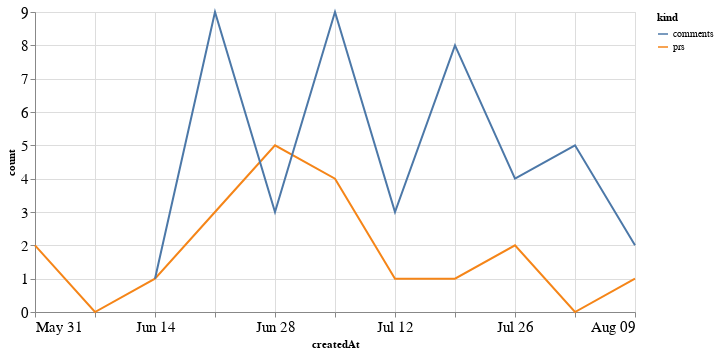

The code cell stored with this chart in its notebook:
### Code cell
alt.Chart(total_time, width=600).mark_line().encode(
    x='createdAt',
    y='count',
    color='kind'
)

### Figure 1 — Vega-Lite specification as saved in the notebook (floating-point values rounded to 4 significant figures)
{"config": {"axisLeft": {"labelFontSize": 15}, "axisBottom": {"labelFontSize": 15}}, "data": {"name": "data-3361d01c032a46b381f2a8876e3e5637"}, "mark": "line", "encoding": {"color": {"type": "nominal", "field": "kind"}, "x": {"type": "temporal", "field": "createdAt"}, "y": {"type": "quantitative", "field": "count"}}, "width": 600, "$schema": "https://vega.github.io/schema/vega-lite/v4.8.1.json", "datasets": {"data-3361d01c032a46b381f2a8876e3e5637": [{"createdAt": "2020-05-31T00:00:00", "kind": "prs", "count": 2.0}, {"createdAt": "2020-06-07T00:00:00", "kind": "prs", "count": 0.0}, {"createdAt": "2020-06-14T00:00:00", "kind": "prs", "count": 1.0}, {"createdAt": "2020-06-21T00:00:00", "kind": "prs", "count": 3.0}, {"createdAt": "2020-06-28T00:00:00", "kind": "prs", "count": 5.0}, {"createdAt": "2020-07-05T00:00:00", "kind": "prs", "count": 4.0}, {"createdAt": "2020-07-12T00:00:00", "kind": "prs", "count": 1.0}, {"createdAt": "2020-07-19T00:00:00", "kind": "prs", "count": 1.0}, {"createdAt": "2020-07-26T00:00:00", "kind": "prs", "count": 2.0}, {"createdAt": "2020-08-02T00:00:00", "kind": "prs", "count": 0.0}, {"createdAt": "2020-08-09T00:00:00", "kind": "prs", "count": 1.0}, {"createdAt": "2020-05-31T00:00:00", "kind": "comments", "count": null}, {"createdAt": "2020-06-07T00:00:00", "kind": "comments", "count": null}, {"createdAt": "2020-06-14T00:00:00", "kind": "comments", "count": 1.0}, {"createdAt": "2020-06-21T00:00:00", "kind": "comments", "count": 9.0}, {"createdAt": "2020-06-28T00:00:00", "kind": "comments", "count": 3.0}, {"createdAt": "2020-07-05T00:00:00", "kind": "comments", "count": 9.0}, {"createdAt": "2020-07-12T00:00:00", "kind": "comments", "count": 3.0}, {"createdAt": "2020-07-19T00:00:00", "kind": "comments", "count": 8.0}, {"createdAt": "2020-07-26T00:00:00", "kind": "comments", "count": 4.0}, {"createdAt": "2020-08-02T00:00:00", "kind": "comments", "count": 5.0}, {"createdAt": "2020-08-09T00:00:00", "kind": "comments", "count": 2.0}]}}
